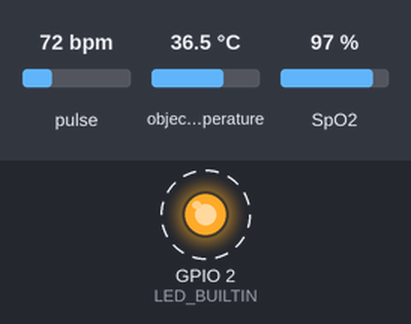
This sketch was run on a simulated ESP8266 (NodeMCU). On the bench: output pins drawn as LEDs (lit = HIGH, except the on-board LED, lit = LOW). Dashed ring = blinking. Inputs (shaded band) come from the test bench; at power-on: pulse 72 bpm, object temperature 36.5 °C, SpO2 97 %. WiFi joins after 1.5 s; servers stay silent unless stated; what the sketch prints to the serial monitor is not drawn.

Above: at 2.3 s.
Timing chart, 0 to 6.9 s (numbered marks = the images above):
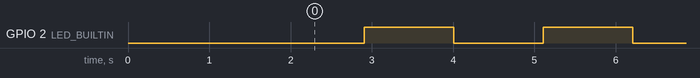

The sketch:

khung_TB_blynkV2.ino
```cpp
#define BLYNK_TEMPLATE_ID "TMPLpNu3YNjf"
#define BLYNK_DEVICE_NAME "khung tap di TB"
#define BLYNK_AUTH_TOKEN "LP2j7aRNDv24Jrw5eB7Q9Uol0Vak5-WF"


#define DEBUG

#define BLYNK_PRINT Serial
#include <ESP8266WiFi.h>
#include <BlynkSimpleEsp8266.h>
#include <Adafruit_MLX90614.h>
#include "MAX30100_PulseOximeter.h"
#include <Wire.h>

char auth[] = BLYNK_AUTH_TOKEN;
char ssid[] = "AmericanStudy T1";
char pass[] = "66668888";

BlynkTimer timer;
Adafruit_MLX90614 mlx = Adafruit_MLX90614();
PulseOximeter pox;

float nhiptim, oxy, nhietdo;

void setup() {
  // put your setup code here, to run once:
  Serial.begin(115200);
  Serial.println();
  Serial.println("\nKhung tap di cho nguoi gia!!!");

  pinMode(LED_BUILTIN, OUTPUT);

  Blynk.begin(auth, ssid, pass);

  Serial.println("Khoi tao cam bien nhip tim va cam bien oxy..");
  if (!pox.begin()) {
    Serial.println("FAILED, check the sensor");
  } else {
    Serial.println("SUCCESS");
  }

  pox.setIRLedCurrent(MAX30100_LED_CURR_24MA);

  Serial.println("Khoi tao cam bien than nhiet.... SUCCESS");
  mlx.begin(0x5A);

  timer.setInterval(1000L, max_mlx);
  timer.setInterval(1100L, toggleLed);

  Wire.setClock(100000);
}

void toggleLed() {
  digitalWrite(LED_BUILTIN, !digitalRead(LED_BUILTIN));
}

void max_mlx () {
  nhietdo = mlx.readObjectTempC();
  nhiptim = pox.getHeartRate();
  oxy = pox.getSpO2();
  Blynk.virtualWrite(V1, nhietdo);
  Blynk.virtualWrite(V2, nhiptim);
  Blynk.virtualWrite(V3, oxy);
#ifdef DEBUG
  Serial.println(nhietdo);
  Serial.println(nhiptim);
  Serial.println(oxy);
  Serial.println();
#endif
}

void loop() {
  // put your main code here, to run repeatedly:
  Blynk.run();
  timer.run();
  pox.update();
}
```

Measured:
- by itself, GPIO 2 (LED_BUILTIN): alternates HIGH for 1.1 s and LOW for 1.1 s
